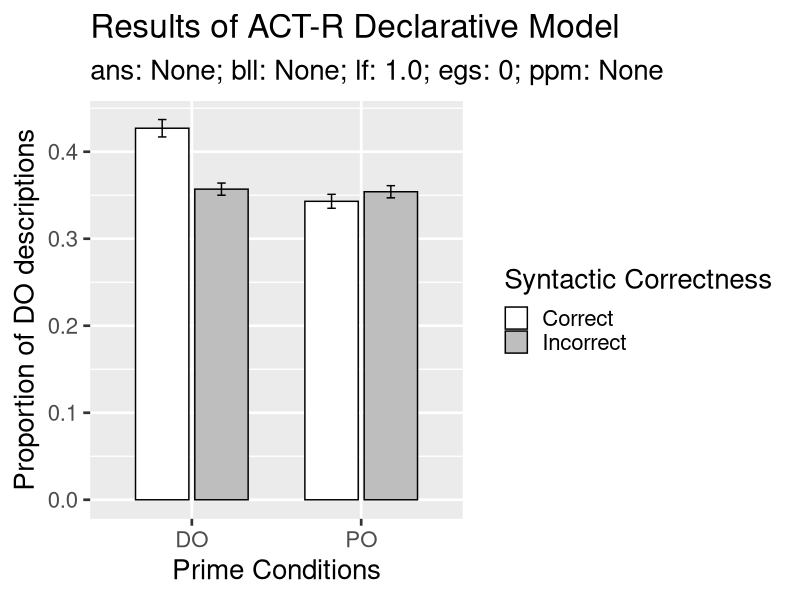

Source code (R):
## ---- chunk 1
knitr::opts_chunk$set(echo = TRUE)
library(tidyverse)
library(gtools)
library(tidyverse)
library(ggpubr)
library(rstatix)
library(ggpubr)
rm(list = ls())

# read model simulation data
# skip second line (params)
df <- read.csv("./MODEL320200928222753.txt", header = TRUE,  sep = ",")[-1,]

param <- as.character(read.csv("./MODEL220200928222151.txt", header = FALSE,  sep = ",")[2,1])

# data summary
df_summary <- df %>%
  gather(key='P_type', value='prop_DO', DOC:POI) %>%
  mutate(P_type=as.factor(P_type), 
         prop_DO=as.numeric(prop_DO),
         syn_voice = as.factor(ifelse((P_type=="DOC")|(P_type=="DOI"), 
                            "DO", "PO")),
         syn_corr = as.factor(ifelse((P_type=="DOC")|(P_type=="POC"), 
                            "C", "I"))) %>%
  group_by(P_type, syn_voice, syn_corr) %>%
  get_summary_stats(type = 'mean_se')

# change name
#levels(df_summary$P_type) <- c("S1C","S1I","S2C","S2I")
#levels(df_summary$syn_voice) <- c("S1","S2")

model_plot <- df_summary %>%
  ggplot(aes(x=syn_voice, y=mean,  group=syn_corr, fill=syn_corr)) + 
  geom_col(stat="identity", position='dodge2', 
           width = .7, colour="black") + 
  #geom_text(aes(label = round(mean,2)), 
  #          position = position_dodge(0.7),  vjust = 5) +
  geom_errorbar(aes(ymin = mean-se, 
                    ymax = mean+se), 
                width=0.1, 
                position=position_dodge(width=0.7)) +
  #ylim(c(0,1))  + 
  ggtitle('Results of ACT-R Declarative Model', 
          subtitle = param) + 
  labs(x = "Prime Conditions", 
       y='Proportion of DO descriptions') +
  scale_fill_manual(values=c("white", "gray"), labels = c("Correct", "Incorrect"), name = "Syntactic Correctness") +
  theme_gray(base_size = 20)

model_plot
## ---- chunk 2

